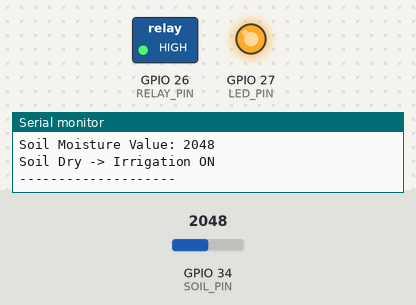
A sketch run on a simulated ESP32. Shown: switched loads named in the sketch (green lamp = pin HIGH), output pins drawn as LEDs (lit = HIGH), the last lines printed to the serial monitor. Inputs (shaded band) come from the test bench; at power-on: GPIO 34 (SOIL_PIN) = 2048.

Above: at 2.8 s.
2.9 s: GPIO 34 (SOIL_PIN) set to 1975
At 4.8 s:
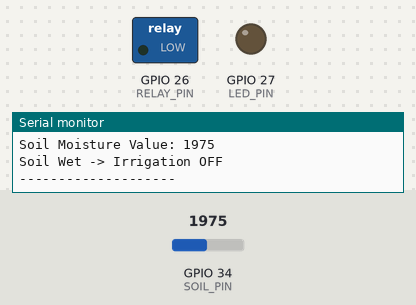
5.6 s: GPIO 34 (SOIL_PIN) set to 2040
At 6.3 s:
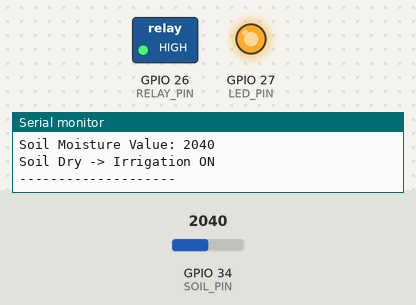
8.3 s: GPIO 34 (SOIL_PIN) set to 1960
At 10.7 s:
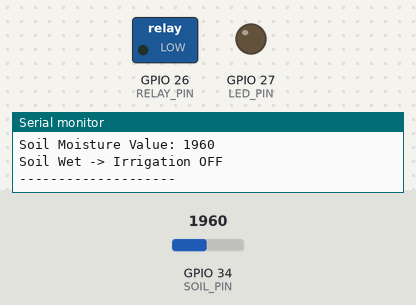
Timing chart, 0 to 12.2 s (numbered marks = the images above; inputs shaded):
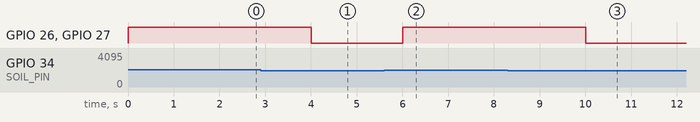

Measured:
- the behaviour switches between 2001 and 2000 on GPIO 34 (SOIL_PIN) (found by bisection; images 0 and 1)
- after the input at 2.9 s, GPIO 26 (RELAY_PIN), GPIO 27 (LED_PIN): HIGH → LOW after 1.1 s
- after the input at 5.6 s, GPIO 26 (RELAY_PIN), GPIO 27 (LED_PIN): LOW → HIGH after 0.40 s
- after the input at 8.3 s, GPIO 26 (RELAY_PIN), GPIO 27 (LED_PIN): HIGH → LOW after 1.7 s

The sketch:

code.ino
```cpp
#define SOIL_PIN 34
#define RELAY_PIN 26
#define LED_PIN 27

int threshold = 2000;

void setup() {

  Serial.begin(115200);

  pinMode(RELAY_PIN, OUTPUT);
  pinMode(LED_PIN, OUTPUT);

  digitalWrite(RELAY_PIN, LOW);
  digitalWrite(LED_PIN, LOW);
}

void loop() {

  int moisture = analogRead(SOIL_PIN);

  Serial.print("Soil Moisture Value: ");
  Serial.println(moisture);

  if (moisture > threshold) {

    Serial.println("Soil Dry -> Irrigation ON");

    digitalWrite(RELAY_PIN, HIGH);
    digitalWrite(LED_PIN, HIGH);

  } else {

    Serial.println("Soil Wet -> Irrigation OFF");

    digitalWrite(RELAY_PIN, LOW);
    digitalWrite(LED_PIN, LOW);
  }

  Serial.println("--------------------");

  delay(2000);
}
```
